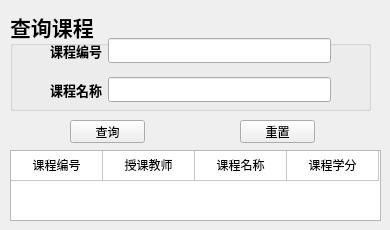
      <widget class="QWidget" name="tab_9">
       <attribute name="title">
        <string>查询</string>
       </attribute>
       <widget class="QGroupBox" name="groupBox_6">
        <property name="geometry">
         <rect>
          <x>10</x>
          <y>10</y>
          <width>361</width>
          <height>101</height>
         </rect>
        </property>
        <property name="font">
         <font>
          <family>华文隶书</family>
          <pointsize>16</pointsize>
          <weight>75</weight>
          <bold>true</bold>
         </font>
        </property>
        <property name="title">
         <string>查询课程</string>
        </property>
        <widget class="QWidget" name="layoutWidget_3">
         <property name="geometry">
          <rect>
           <x>40</x>
           <y>20</y>
           <width>281</width>
           <height>81</height>
          </rect>
         </property>
         <layout class="QVBoxLayout" name="verticalLayout_6">
          <item>
           <layout class="QHBoxLayout" name="horizontalLayout_16">
            <item>
             <widget class="QLabel" name="findCnoLabel">
              <property name="font">
               <font>
                <family>仿宋</family>
                <pointsize>10</pointsize>
               </font>
              </property>
              <property name="text">
               <string>课程编号</string>
              </property>
             </widget>
            </item>
            <item>
             <widget class="QLineEdit" name="findCnoInput">
              <property name="font">
               <font>
                <family>宋体</family>
                <pointsize>9</pointsize>
               </font>
              </property>
             </widget>
            </item>
           </layout>
          </item>
          <item>
           <layout class="QHBoxLayout" name="horizontalLayout_17">
            <item>
             <widget class="QLabel" name="findCnameLabel">
              <property name="font">
               <font>
                <family>仿宋</family>
                <pointsize>10</pointsize>
               </font>
              </property>
              <property name="text">
               <string>课程名称</string>
              </property>
             </widget>
            </item>
            <item>
             <widget class="QLineEdit" name="findCnameInput">
              <property name="font">
               <font>
                <family>宋体</family>
                <pointsize>9</pointsize>
               </font>
              </property>
             </widget>
            </item>
           </layout>
          </item>
         </layout>
        </widget>
       </widget>
       <widget class="QTableWidget" name="findShowTable">
        <property name="geometry">
         <rect>
          <x>10</x>
          <y>150</y>
          <width>371</width>
          <height>71</height>
         </rect>
        </property>
        <property name="font">
         <font>
          <family>宋体</family>
          <pointsize>9</pointsize>
         </font>
        </property>
        <property name="rowCount">
         <number>1</number>
        </property>
        <property name="columnCount">
         <number>4</number>
        </property>
        <attribute name="horizontalHeaderVisible">
         <bool>false</bool>
        </attribute>
        <attribute name="horizontalHeaderDefaultSectionSize">
         <number>92</number>
        </attribute>
        <attribute name="verticalHeaderVisible">
         <bool>false</bool>
        </attribute>
        <row/>
        <column/>
        <column/>
        <column/>
        <column/>
        <item row="0" column="0">
         <property name="text">
          <string>课程编号</string>
         </property>
         <property name="textAlignment">
          <set>AlignCenter</set>
         </property>
        </item>
        <item row="0" column="1">
         <property name="text">
          <string>授课教师</string>
         </property>
         <property name="textAlignment">
          <set>AlignCenter</set>
         </property>
        </item>
        <item row="0" column="2">
         <property name="text">
          <string>课程名称</string>
         </property>
         <property name="textAlignment">
          <set>AlignCenter</set>
         </property>
        </item>
        <item row="0" column="3">
         <property name="text">
          <string>课程学分</string>
         </property>
         <property name="textAlignment">
          <set>AlignCenter</set>
         </property>
        </item>
       </widget>
       <widget class="QPushButton" name="findCbtn">
        <property name="geometry">
         <rect>
          <x>70</x>
          <y>120</y>
          <width>75</width>
          <height>23</height>
         </rect>
        </property>
        <property name="font">
         <font>
          <family>宋体</family>
          <pointsize>9</pointsize>
         </font>
        </property>
        <property name="text">
         <string>查询</string>
        </property>
       </widget>
       <widget class="QPushButton" name="resetCfindbtn">
        <property name="geometry">
         <rect>
          <x>240</x>
          <y>120</y>
          <width>75</width>
          <height>23</height>
         </rect>
        </property>
        <property name="font">
         <font>
          <family>宋体</family>
          <pointsize>9</pointsize>
         </font>
        </property>
        <property name="text">
         <string>重置</string>
        </property>
       </widget>
      </widget>
